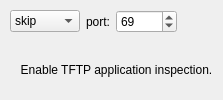
         <widget class="QWidget" name="label708">
          <attribute name="title">
           <string>tftp</string>
          </attribute>
          <layout class="QGridLayout">
           <property name="leftMargin">
            <number>10</number>
           </property>
           <property name="topMargin">
            <number>10</number>
           </property>
           <property name="rightMargin">
            <number>0</number>
           </property>
           <property name="bottomMargin">
            <number>0</number>
           </property>
           <item row="1" column="0" colspan="4">
            <widget class="QLabel" name="label710">
             <property name="text">
              <string>Enable TFTP application inspection.</string>
             </property>
             <property name="alignment">
              <set>Qt::AlignmentFlag::AlignCenter</set>
             </property>
             <property name="wordWrap">
              <bool>true</bool>
             </property>
            </widget>
           </item>
           <item row="0" column="2">
            <widget class="QSpinBox" name="pix_tftp_port">
             <property name="minimum">
              <number>1</number>
             </property>
             <property name="maximum">
              <number>65535</number>
             </property>
             <property name="value">
              <number>69</number>
             </property>
            </widget>
           </item>
           <item row="0" column="1">
            <widget class="QLabel" name="label709">
             <property name="text">
              <string>port:</string>
             </property>
             <property name="alignment">
              <set>Qt::AlignmentFlag::AlignCenter</set>
             </property>
             <property name="wordWrap">
              <bool>false</bool>
             </property>
             <property name="buddy">
              <cstring>pix_ctiqbe_port</cstring>
             </property>
            </widget>
           </item>
           <item row="0" column="3">
            <spacer>
             <property name="orientation">
              <enum>Qt::Orientation::Horizontal</enum>
             </property>
             <property name="sizeType">
              <enum>QSizePolicy::Policy::Expanding</enum>
             </property>
             <property name="sizeHint" stdset="0">
              <size>
               <width>40</width>
               <height>20</height>
              </size>
             </property>
            </spacer>
           </item>
           <item row="0" column="0">
            <widget class="QComboBox" name="pix_tftp_switch">
             <item>
              <property name="text">
               <string>skip</string>
              </property>
             </item>
             <item>
              <property name="text">
               <string>enable</string>
              </property>
             </item>
             <item>
              <property name="text">
               <string>disable</string>
              </property>
             </item>
            </widget>
           </item>
          </layout>
         </widget>
